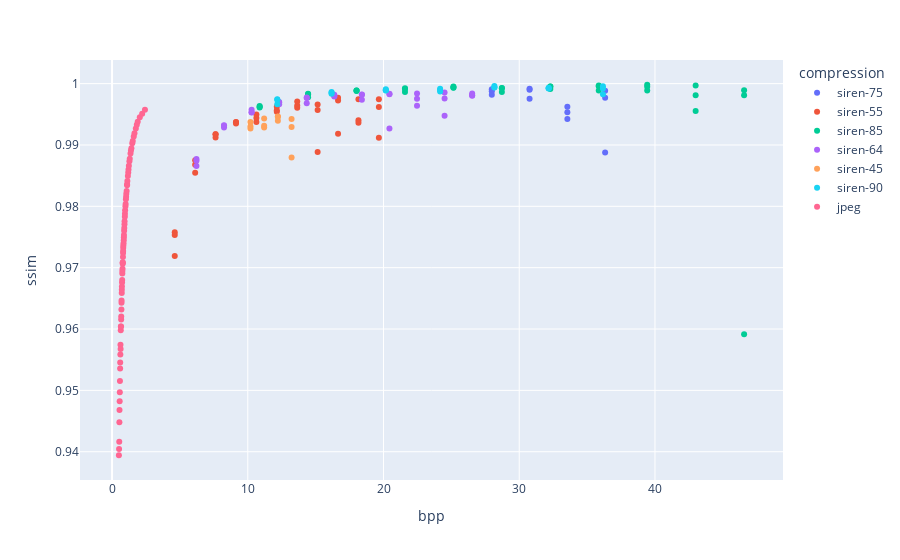

The code cell stored with this chart in its notebook:
### Code cell
x = 'bpp'; y = "ssim"; hue='compression'
fig = px.scatter(merged_df, x=f"{x}", y=f"{y}", color=f"{hue}")
fig.show()
